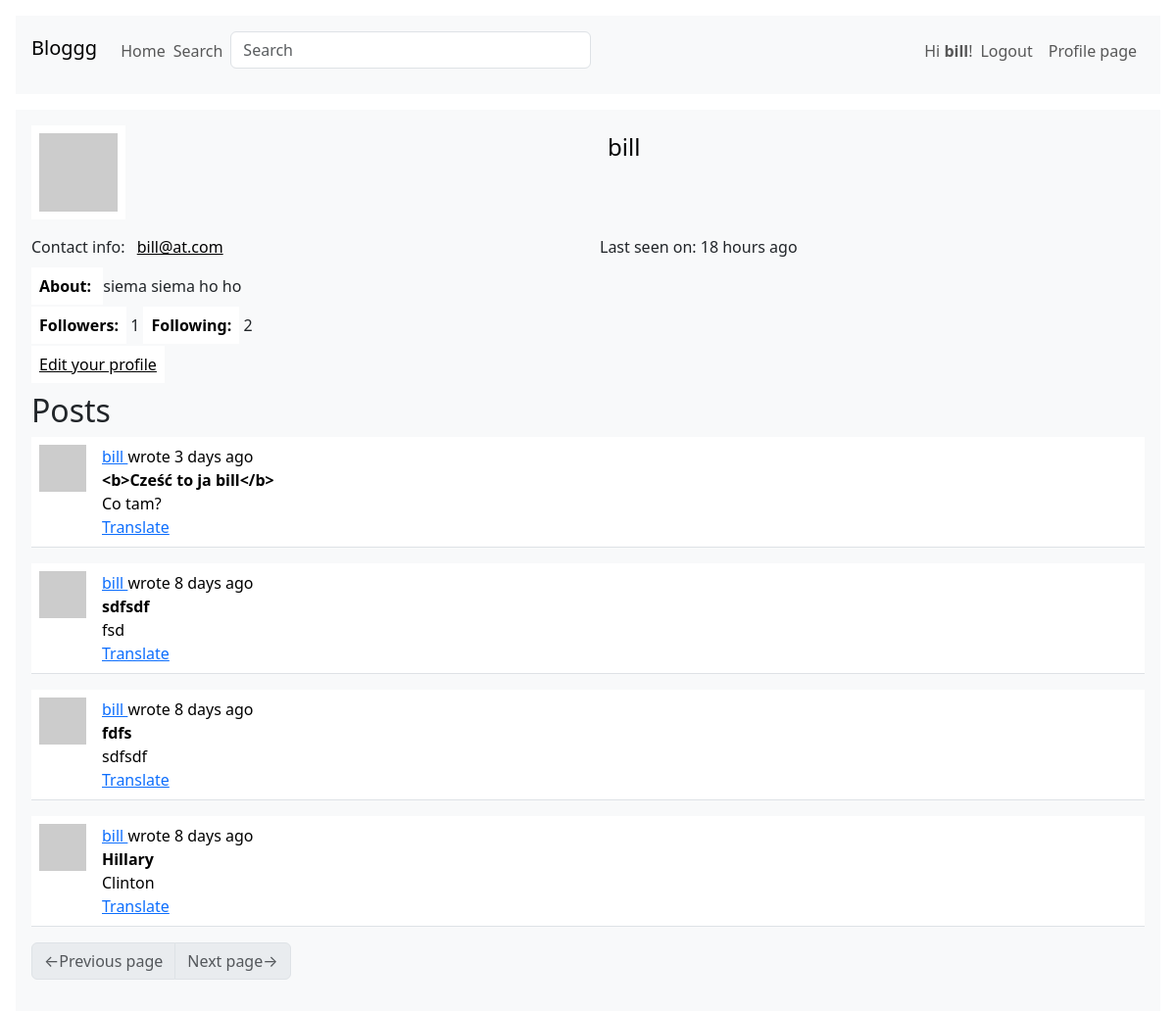
Page /user/bill (signed in) on the earlier database version.
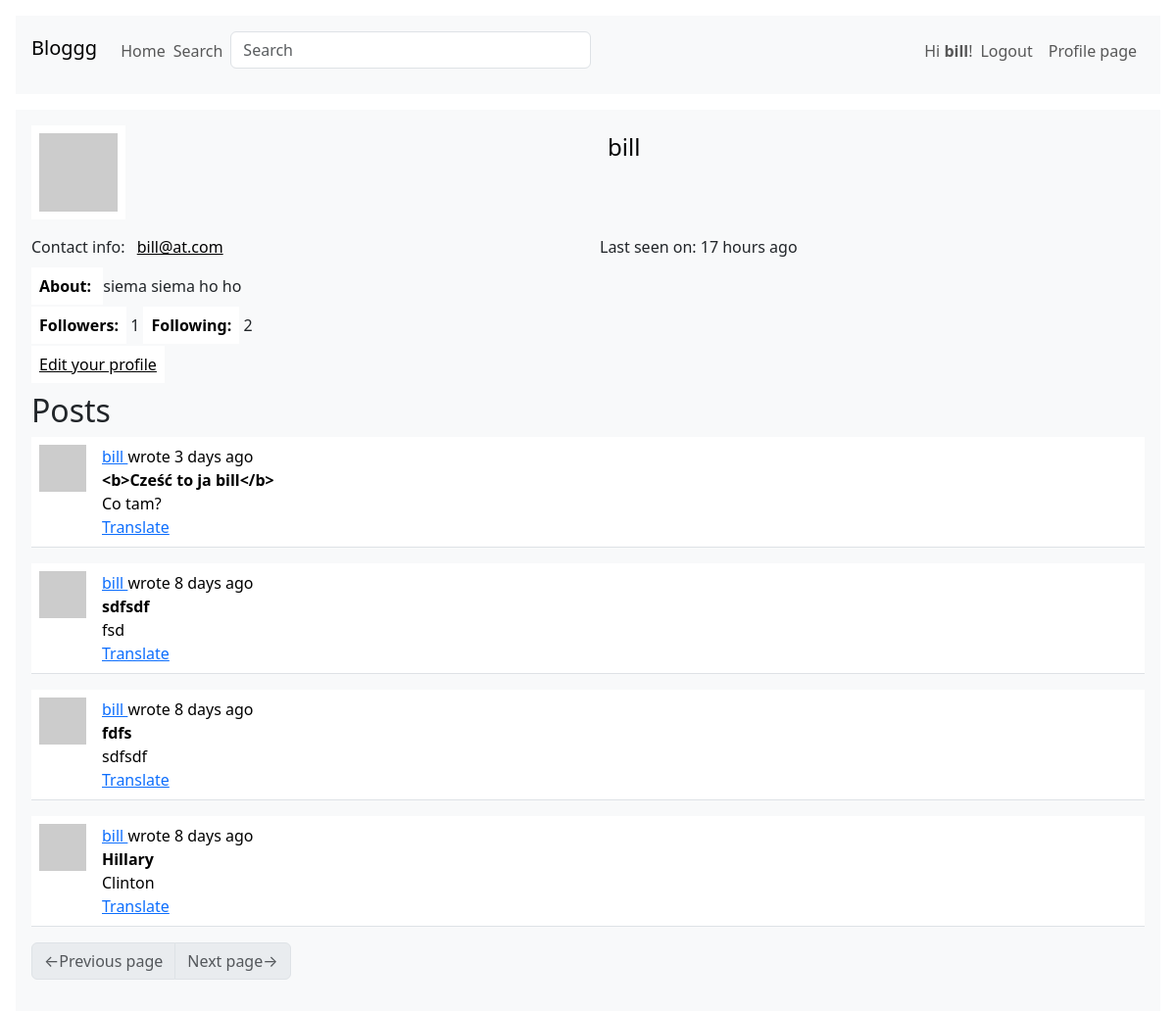
Same page on the later database version.
### webapp/models.py (models this page shows, shortened)
class User(UserMixin, db.Model):
    __searchable = ['username']
    id:         sqo.Mapped[int] = sqo.mapped_column(primary_key=True)
    username:   sqo.Mapped[str] = sqo.mapped_column(sqa.String(64), index=True, unique=True)
    email:      sqo.Mapped[str] = sqo.mapped_column(sqa.String(128), index=True, unique=True)
    hashed_pass:sqo.Mapped[Optional[str]] = sqo.mapped_column(sqa.String(256))
    about:      sqo.Mapped[Optional[str]] = sqo.mapped_column(sqa.String(4096))
    last_seen:  sqo.Mapped[Optional[datetime]] = sqo.mapped_column(default=lambda: datetime.now(timezone.utc))
    posts:      sqo.WriteOnlyMapped['Post'] = sqo.relationship(back_populates='author')
    followers:  sqo.WriteOnlyMapped['User'] = sqo.relationship(
        secondary=followers_table, primaryjoin=(followers_table.c.followed_id == id),
        secondaryjoin=(followers_table.c.follower_id == id), back_populates='following'
    )
    following:   sqo.WriteOnlyMapped['User'] = sqo.relationship(
        secondary=followers_table, primaryjoin=(followers_table.c.follower_id == id),
        secondaryjoin=(followers_table.c.followed_id == id), back_populates='followers'
    )
    def avatar(self, size):
        hash = md5((self.username+self.email+str(2384129234)).encode('utf-8')).hexdigest()
        return f'https://www.gravatar.com/avatar/{hash}?d=identicon&s={size}'
    def followers_counter(self):
        query = sqa.select(sqa.func.count()).select_from(self.followers.select().subquery())
        return db.session.scalar(query)
    def following_counter(self):
        query = sqa.select(sqa.func.count()).select_from(self.following.select().subquery())
        return db.session.scalar(query)
    def get_posts_query(self):
        return self.posts.select().order_by(Post.timestamp.desc())

class SearchableMixin(object):
    @classmethod
    def before_commit(cls, session):
        session._changes = {
            'add': list(session.new),
            'update': list(session.dirty),
            'delete': list(session.deleted)
        }
    @classmethod
    def after_commit(cls, session):
        for obj in session._changes['add']:
            if isinstance(obj, SearchableMixin):
                add_to_index(obj.__tablename__, obj)
        for obj in session._changes['update']:
            if isinstance(obj, SearchableMixin):
                add_to_index(obj.__tablename__, obj)
        for obj in session._changes['delete']:
            if isinstance(obj, SearchableMixin):
                remove_from_index(cls.__tablename__, obj)
        session._changes = None

class Post(SearchableMixin, db.Model):
    __searchable__ = ['title', 'body']
    id:         sqo.Mapped[int] = sqo.mapped_column(primary_key=True)
    user_id:    sqo.Mapped[int] = sqo.mapped_column(sqa.ForeignKey(User.id), index=True)
    timestamp:  sqo.Mapped[datetime] = sqo.mapped_column(index=True, default=lambda: datetime.now(timezone.utc))
    title:      sqo.Mapped[str] = sqo.mapped_column(sqa.String(64), index=True)
    body:       sqo.Mapped[str] = sqo.mapped_column(sqa.String(4096))
    language:   sqo.Mapped[Optional[str]] = sqo.mapped_column(sqa.String(8))
    author:     sqo.Mapped[User] = sqo.relationship(back_populates='posts')

### webapp/main/routes.py (the view)
@bp.route('/user/<username>')
@login_required
def user_page(username):
    user = db.first_or_404(sqa.select(User).where(username == User.username))
    form = EmptyForm()
    page = request.args.get('page', 1, type=int)
    query = user.get_posts_query()
    posts = db.paginate(query, page=page, per_page=current_app.config['POSTS_PER_PAGE'], error_out=False)
    next_url = url_for('main.user_page', username=username, page=posts.next_num) if posts.has_next else None
    prev_url = url_for('main.user_page', username=username, page=posts.prev_num) if posts.has_prev else None
    return render_template('user_page.html', title=f'User {username}',
                           user=user, form=form, posts=posts, next_url=next_url, prev_url=prev_url)

### webapp/main/forms.py
class SearchForm(FlaskForm):
    query = StringField(_l('Search'), validators=[DataRequired()])
    def __init__(self, *args, **kwargs):
        if 'formdata' not in kwargs:
            kwargs['formdata'] = request.args
        if 'meta' not in kwargs:
            kwargs['meta'] = {'csrf': False}
        super(SearchForm, self).__init__(*args, **kwargs)

class EmptyForm(FlaskForm):
    submit = SubmitField(_l('Submit'))

### webapp/__init__.py (called while the page is built)
def get_locale():
    return request.accept_languages.best_match(current_app.config['LANGUAGES'])

### webapp/main/routes.py (called while the page is built)
@bp.before_request
def before_request():
    g.locale = str(get_locale())
    if current_user.is_authenticated:
        current_user.last_seen = datetime.now(timezone.utc)
        db.session.commit()
        g.search_form = SearchForm()

### webapp/models.py (called while the page is built)
@login.user_loader
def load_user(id):
    return db.session.get(User, int(id))

### webapp/templates/user_page.html (shortened to what this page needs)
{% extends "base.html" %}
{% block content %}
<div class="table">
    <div class="row mb-3">
        <div class="col">
            <img src="{{ user.avatar(128) }}">
        </div>
        <div class="col">
            <p class="h4 bg-light">{{ user.username }}</p>
        </div>
    </div>
    <div class="row mb-3">
        <div class="col bg-light">
            {{ _('Contact info:') }} <a class="bg-light" href="mailto:{{ user.email }}">{{ user.email }}</a>
        </div>
        <div class="col">
            {% if user.last_seen %}
                {{ _('Last seen on:') }} {{ moment(user.last_seen).fromNow() }}
            {% endif %}
        </div>
    </div>
    <div class="row mb-3">
        <div class="col">
            {% if user.about %}
                <b>{{ _('About:') }} </b>{{ user.about }}
            {% endif %}
        </div>
    </div>
    <div class="row mb-3">
        <div class="col">
            <b>{{ _('Followers:') }}</b> {{ user.followers_counter() }}
            <b>{{ _('Following:') }}</b> {{ user.following_counter() }}
        </div>
    </div>
    <div class="row">
        <div class="col">
            {% if user == current_user %}
                <a href="{{ url_for('main.edit_profile_page') }}">{{ _('Edit your profile') }}</a>
            {% endif %}
        </div>
    </div>
</div>
<h2>{{ _('Posts') }}</h2>
{% for post in posts %}
    {% include "sub_post.html" %}
{% endfor %}
{% include "sub_pagination.html" %}
{% endblock %}

### webapp/templates/base.html (shortened to what this page needs)
<!DOCTYPE html>
{% import "macro_form_field.html" as macro_form %}
{% import "macro_submit_field.html" as macro_submit %}
<html>
<head>
    <link href="{{ url_for('static', filename='bootstrap.min.css') }}" rel="stylesheet">
</head>
<body>
    <nav class="navbar navbar-expand bg-light m-3 pt-3 px-3 ">
        <div class="d-flex flex-grow-1">
            <span class="navbar-brand h1">Bloggg</span>
            <ul class="navbar-nav">
                <li class="nav-item">
                    <a class="nav-link" href="{{ url_for('main.index_page') }}">{{ _('Home') }}</a>
                </li>
                {% if g.search_form %}
                    <li class="nav-item">
                        <p class="navbar-text me-2">{{ _('Search') }}</p>
                    </li>
                    <li class="nav-item">
                        <form class="navbar-form navbar-left" method="get"
                            action="{{ url_for('main.search_page') }}">
                                {{ g.search_form.query(size=32, class='form-control',
                                    placeholder=g.search_form.query.label.text) }}
                        </form>
                    </li>
                {% endif %}
            </ul>
        </div>
        <div style="d-flex">
            <ul class="navbar-nav">
            {% if current_user.is_anonymous %}
                <li class="nav-item">
                    <a class="nav-link" href="{{ url_for('auth.login_page') }}">{{ _('Login') }}</a>
                </li>
                <li class="nav-item">
                    <a class="nav-link" href="{{ url_for('auth.registration_page') }}">{{ _('Register') }}</a>
                </li>
            {% else %}
                <li class="nav-item">
                    <p class="navbar-text">{{ _('Hi <b>%(user)s</b>!', user=current_user.username) }}</p>
                </li>
                <li class="nav-item">
                    <a class="nav-link" href="{{ url_for('auth.logout_page') }}">{{ _('Logout') }}</a>
                </li>
                <li class="nav-item">
                    <a class="nav-link" href="{{ url_for('main.user_page',
                        username=current_user.username) }}">{{ _('Profile page') }}</a>
                </li>
            {% endif %}
            </ul>
        </div>
    </nav>
    <div class="container-fluid m-0 px-3">
        <div class="container-fluid m-0 p-3 bg-light">
            {% block content %} {% endblock %}
        </div>
    </div>
</body>
</html>

### webapp/templates/sub_post.html (shortened to what this page needs)
<table class="table table-hover">
    <tr>
        <td width="64px">
            <a href="{{ url_for('main.user_page', username=post.author.username) }}">
                <img src="{{ post.author.avatar(64) }}" class="img-fluid">
            </a>
        </td>
        <td>
            {{ _('%(username)s wrote %(when)s',
                username=user_link, when=moment(post.timestamp).fromNow()) }}
            <br>
            <b>{{ post.title }}</b>
            <br>
            <span id="post-{{ post.id }}">{{ post.body }}</span>
            {% if post.language and post.language != g.locale %}
                <br>
                <span id="translation-{{ post.id }}">
                    <a href="javascript:translate(
                        'post-{{ post.id }}',
                        'translation-{{ post.id }}',
                        '{{ post.language }}',
                        '{{ g.locale }}');">{{ _('Translate') }}</a>
                </span>
            {% endif %}
        </td>
    </tr>
</table>

### webapp/templates/sub_pagination.html
<nav aria-label="Post navigation">
    <ul class="pagination">
        <li class="page-item{% if not prev_url %} disabled {% endif %}">
            <a class="page-link" href="{{ prev_url }}">
                <span aria-hidden="true">&larr;</span>{{ _('Previous page') }}
            </a>
        </li>
        <li class="page-item{% if not next_url %} disabled {% endif %}">
            <a class="page-link" href="{{ next_url }}">
                {{ _('Next page') }}<span aria-hidden="true">&rarr;</span>
            </a>
        </li>
    </ul>
</nav>

Differences in the rows shown:
changed User "bill": last_seen "18 hours ago" → "17 hours ago"
